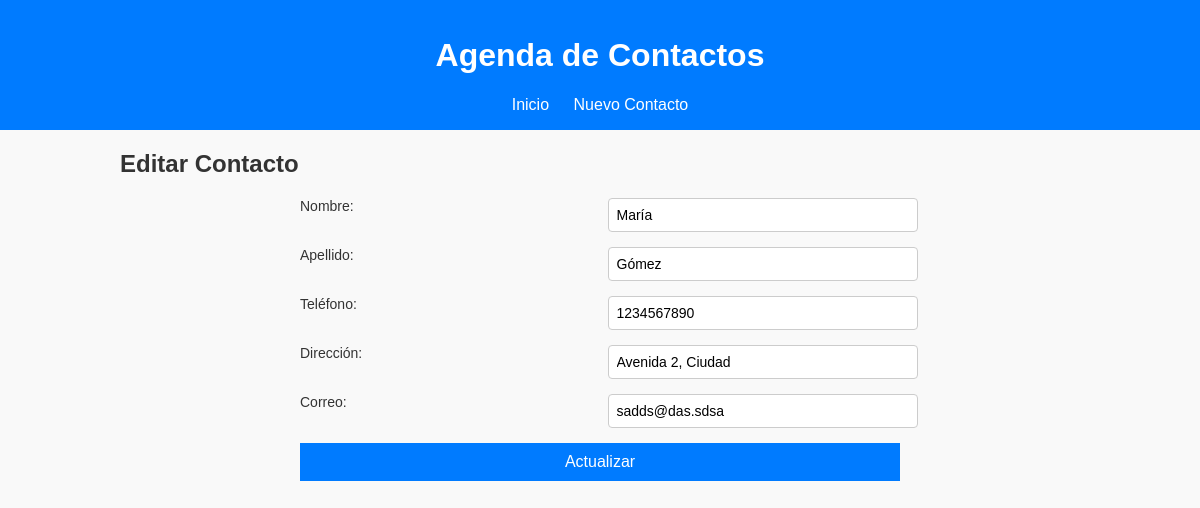
Screenshot of /index.php?action=edit&id=4 with the database file from the repository.
### tables this page shows
CREATE TABLE `contacto` (
  `idContacto` int(11) NOT NULL,
  `conNombre` varchar(50) NOT NULL,
  `conApellido` varchar(50) NOT NULL,
  `conTelefono` varchar(10) NOT NULL,
  `conDireccion` varchar(50) NOT NULL,
  `conCorreo` varchar(50) NOT NULL
);

### controllers/ContactController.php (called while the page is built, shortened)
<?php
require_once "models/Contact.php";
class ContactController
{
    private $model;
    public function __construct()
    {
        $database = new Database();
        $db = $database->getConnection();
        $this->model = new Contact($db);
    }
    public function edit($id)
    {
        $contact = $this->model->readOne($id);
        require "views/contact/edit.php";
    }
}

### models/Contact.php (called while the page is built, shortened)
<?php
class Contact {
    private $conn;
    private $table = "contacto";
    public function __construct($db) {
        $this->conn = $db;
    }
    public function readOne($id) {
        $query = "SELECT * FROM " . $this->table . " WHERE idContacto = :idContacto LIMIT 1";
        $stmt = $this->conn->prepare($query);
        $stmt->bindParam(':idContacto', $id);
        $stmt->execute();
        return $stmt->fetch(PDO::FETCH_ASSOC);
    }
}

### views/contact/edit.php (the view, shortened to what this page needs)
<h2>Editar Contacto</h2>
<form id="contactForm" action="index.php?action=edit&id=<?= $_GET['id']; ?>" method="POST">
    <label for="conNombre">Nombre:</label>
    <input type="text" id="conNombre" name="conNombre" value="<?= htmlspecialchars($contact['conNombre']); ?>" autocomplete="off" placeholder="Nombre">
    <label for="conApellido">Apellido:</label>
    <input type="text" id="conApellido" name="conApellido" value="<?= htmlspecialchars($contact['conApellido']); ?>" autocomplete="off" placeholder="Apellido">
    <label for="conTelefono">Teléfono:</label>
    <input type="text" id="conTelefono" name="conTelefono" value="<?= htmlspecialchars($contact['conTelefono']); ?>" autocomplete="off" placeholder="Teléfono">
    <label for="conDireccion">Dirección:</label>
    <input type="text" id="conDireccion" name="conDireccion" value="<?= htmlspecialchars($contact['conDireccion']); ?>" autocomplete="off" placeholder="Dirección">
    <label for="conCorreo">Correo:</label>
    <input type="text" id="conCorreo" name="conCorreo" value="<?= htmlspecialchars($contact['conCorreo']); ?>" autocomplete="off" placeholder="Correo">
    <button type="submit">Actualizar</button>
</form>
<?php require "views/layout.php"; ?>

### public/css/style.css (style rules this page uses)
body { font-family: Arial, sans-serif; margin: 0; padding: 0; background-color: #f9f9f9; color: #333; }
form { display: grid; grid-template-columns: 1fr 1fr; gap: 15px; max-width: 600px; margin: 0 auto; }
form button { grid-column: span 2; padding: 10px; background-color: #007BFF; color: #fff; border: none; cursor: pointer; font-size: 16px; }
form label { font-size: 14px; margin-bottom: 5px; }
form input { padding: 8px; font-size: 14px; border: 1px solid #ccc; border-radius: 4px; width: 100%; margin-bottom: 0; }

### rows the page displays
contacto: conNombre "María", conApellido "Gómez", conTelefono "1234567890", conDireccion "Avenida 2, Ciudad", conCorreo "sadds@das.sdsa"
